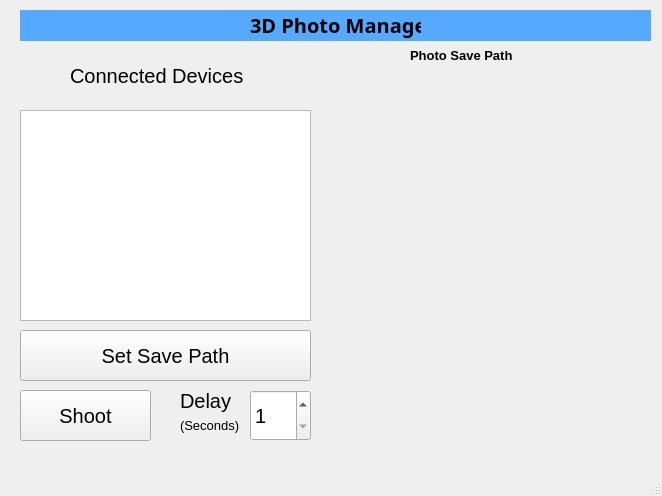
<?xml version="1.0" encoding="UTF-8"?>
<ui version="4.0">
 <class>MainWindow</class>
 <widget class="QMainWindow" name="MainWindow">
  <property name="geometry">
   <rect>
    <x>0</x>
    <y>0</y>
    <width>662</width>
    <height>496</height>
   </rect>
  </property>
  <property name="font">
   <font>
    <pointsize>15</pointsize>
   </font>
  </property>
  <property name="windowTitle">
   <string>MainWindow</string>
  </property>
  <widget class="QWidget" name="centralwidget">
   <widget class="QLabel" name="label">
    <property name="geometry">
     <rect>
      <x>250</x>
      <y>10</y>
      <width>171</width>
      <height>31</height>
     </rect>
    </property>
    <property name="font">
     <font>
      <family>Centaur</family>
      <weight>75</weight>
      <bold>true</bold>
     </font>
    </property>
    <property name="text">
     <string>3D Photo Manager</string>
    </property>
    <property name="textFormat">
     <enum>Qt::RichText</enum>
    </property>
   </widget>
   <widget class="QLabel" name="label_2">
    <property name="geometry">
     <rect>
      <x>20</x>
      <y>10</y>
      <width>631</width>
      <height>31</height>
     </rect>
    </property>
    <property name="autoFillBackground">
     <bool>false</bool>
    </property>
    <property name="styleSheet">
     <string notr="true"> background-color: rgb(85, 170, 255)</string>
    </property>
    <property name="text">
     <string/>
    </property>
   </widget>
   <widget class="QListWidget" name="listWidget">
    <property name="geometry">
     <rect>
      <x>20</x>
      <y>110</y>
      <width>291</width>
      <height>211</height>
     </rect>
    </property>
   </widget>
   <widget class="QPushButton" name="shootBtn">
    <property name="geometry">
     <rect>
      <x>20</x>
      <y>390</y>
      <width>131</width>
      <height>51</height>
     </rect>
    </property>
    <property name="text">
     <string>Shoot</string>
    </property>
   </widget>
   <widget class="QLabel" name="label_3">
    <property name="geometry">
     <rect>
      <x>70</x>
      <y>60</y>
      <width>181</width>
      <height>31</height>
     </rect>
    </property>
    <property name="text">
     <string>Connected Devices</string>
    </property>
   </widget>
   <widget class="QSpinBox" name="spinBox">
    <property name="geometry">
     <rect>
      <x>250</x>
      <y>390</y>
      <width>61</width>
      <height>51</height>
     </rect>
    </property>
    <property name="minimum">
     <number>1</number>
    </property>
    <property name="maximum">
     <number>100</number>
    </property>
   </widget>
   <widget class="QLabel" name="label_4">
    <property name="geometry">
     <rect>
      <x>180</x>
      <y>380</y>
      <width>61</width>
      <height>41</height>
     </rect>
    </property>
    <property name="text">
     <string>Delay</string>
    </property>
   </widget>
   <widget class="QLabel" name="label_5">
    <property name="geometry">
     <rect>
      <x>180</x>
      <y>410</y>
      <width>61</width>
      <height>31</height>
     </rect>
    </property>
    <property name="font">
     <font>
      <pointsize>10</pointsize>
     </font>
    </property>
    <property name="text">
     <string>(Seconds)</string>
    </property>
   </widget>
   <widget class="QLabel" name="pictureLabel">
    <property name="geometry">
     <rect>
      <x>330</x>
      <y>110</y>
      <width>311</width>
      <height>331</height>
     </rect>
    </property>
    <property name="text">
     <string/>
    </property>
    <property name="scaledContents">
     <bool>true</bool>
    </property>
   </widget>
   <widget class="QPushButton" name="btnFileDialog">
    <property name="geometry">
     <rect>
      <x>20</x>
      <y>330</y>
      <width>291</width>
      <height>51</height>
     </rect>
    </property>
    <property name="text">
     <string>Set Save Path</string>
    </property>
   </widget>
   <widget class="QLabel" name="labelShowFilePath">
    <property name="geometry">
     <rect>
      <x>320</x>
      <y>60</y>
      <width>321</width>
      <height>31</height>
     </rect>
    </property>
    <property name="font">
     <font>
      <pointsize>10</pointsize>
     </font>
    </property>
    <property name="text">
     <string/>
    </property>
    <property name="textFormat">
     <enum>Qt::PlainText</enum>
    </property>
   </widget>
   <widget class="QLabel" name="labelShowFilePath_2">
    <property name="geometry">
     <rect>
      <x>410</x>
      <y>40</y>
      <width>121</width>
      <height>31</height>
     </rect>
    </property>
    <property name="font">
     <font>
      <pointsize>10</pointsize>
      <weight>75</weight>
      <bold>true</bold>
     </font>
    </property>
    <property name="text">
     <string>Photo Save Path</string>
    </property>
    <property name="textFormat">
     <enum>Qt::PlainText</enum>
    </property>
   </widget>
   <zorder>label_2</zorder>
   <zorder>label</zorder>
   <zorder>listWidget</zorder>
   <zorder>shootBtn</zorder>
   <zorder>label_3</zorder>
   <zorder>spinBox</zorder>
   <zorder>label_4</zorder>
   <zorder>label_5</zorder>
   <zorder>pictureLabel</zorder>
   <zorder>btnFileDialog</zorder>
   <zorder>labelShowFilePath</zorder>
   <zorder>labelShowFilePath_2</zorder>
  </widget>
  <widget class="QMenuBar" name="menubar">
   <property name="geometry">
    <rect>
     <x>0</x>
     <y>0</y>
     <width>662</width>
     <height>21</height>
    </rect>
   </property>
  </widget>
  <widget class="QStatusBar" name="statusbar"/>
 </widget>
 <resources/>
 <connections/>
</ui>
